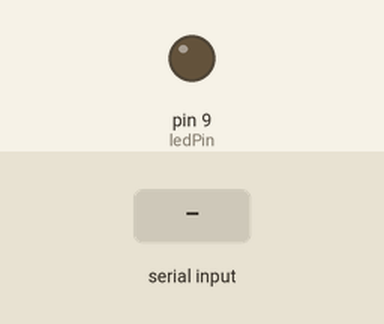
A sketch run on a simulated Arduino Uno, built with avr-gcc and run on an emulated ATmega328P. On the bench: output pins drawn as LEDs (lit = HIGH). The test bench sets the inputs (shaded band).

Above: at 1.2 s.
1.3 s: "1\n" received over Serial
At 1.8 s:
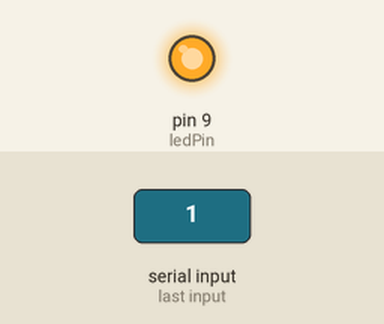
Timing chart, 0 to 4.3 s (numbered marks = the images above; inputs shaded):
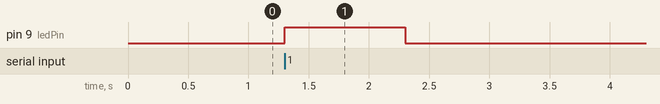

The sketch:

owled.ino
```cpp
const int ledPin = 9;
int readOwState();

void setup() {

  pinMode(ledPin, OUTPUT);
  Serial.begin(9600);

  digitalWrite(ledPin, LOW);

}

void loop() {

  int status = readOwState();

  if (status == 1)
    digitalWrite(ledPin, HIGH);
  else
    digitalWrite(ledPin, LOW);

}

int readOwState() {
  int status = 0;
  while (true) {
    while (Serial.available() > 0) {
      status = Serial.parseInt();
      return status;
    }
  }
  return status;
}
```

Measured:
- after the input at 1.3 s, pin 9 (ledPin): LOW → HIGH at once, → LOW 1.0 s later
